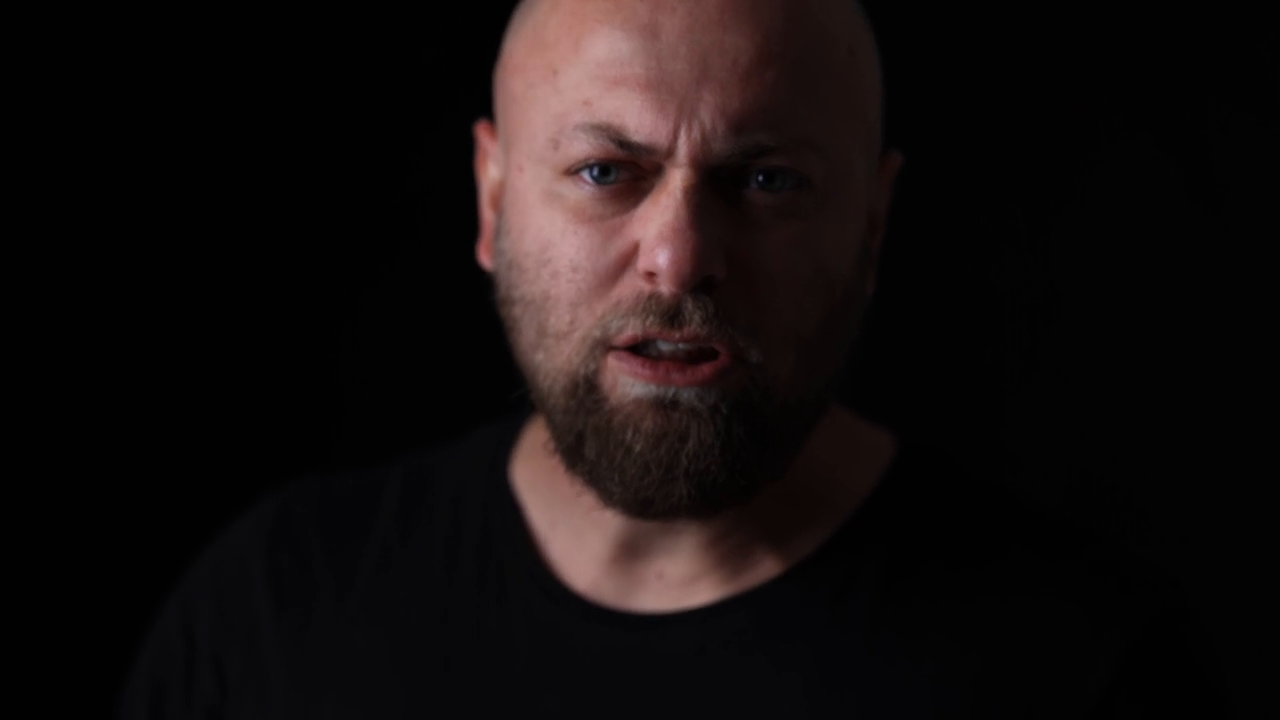
#> input picture frame 46 of data/test.mp4, 1280 x 720 px, given in place of the camera
$ jupyter execute '영상 다루기.ipynb'
#> lines starting #> are read from the running program, lines starting #| are printed output that depends on the picture
[cell 1]
# 영상 다루기

# Goal

# 동영상을 읽고, 보여주고, 저장할 수 있다.
# 관련 함수인 cv2.VideoCapture(), cv2.VideoWirter()에 대해 알 수 있다.

[cell 2]
# Camera로 부터 영상 재생

# Camera로 부터 영상을 읽어, 화면에 보여주기 위해서 아래와 같은 순서로 진행을 함

# VideoCature Object를 생성함. 변수로는 camera device index나 동영상 파일명을 넘겨준다. 일반적으로 0이면 Camera와 연결이 됨
# Loop를 돌면서 frame을 읽어 들임
# 읽은 frame에 대해서 변환작업을 수행한 후, 화면에 보여줌
# 영상 재생이 끝나면, VideoCature Object를 release하고 window를 닫는다.

# 아래 예제는 동영상을 읽어 grayscale로 변환 후 재생하는 예제이다

[cell 3]
# sample code

import cv2

# cap 이 정상적으로 open이 되었는지 확인하기 위해서 cap.isOpen() 으로 확인가능
cap = cv2.VideoCapture(0)

# cap.get(prodId)/cap.set(propId, value)을 통해서 속성 변경이 가능
# 3은 width, 4는 height

print(f'width: {0}, height: {1}'.format(cap.get(3), cap.get(4)))
cap.set(3, 320)
cap.set(4, 240)

while(True):
    # ret : frame capture결과(boolean)
    # frame : Capture한 frame
    ret, frame = cap.read()
#> frame is the input picture: shape (720, 1280, 3); mean B, G, R 14.6, 14.7, 20.7

    if (ret):
        # image를 Grayscale로 Convert함.
        gray = cv2.cvtColor(frame, cv2.COLOR_BGR2GRAY)
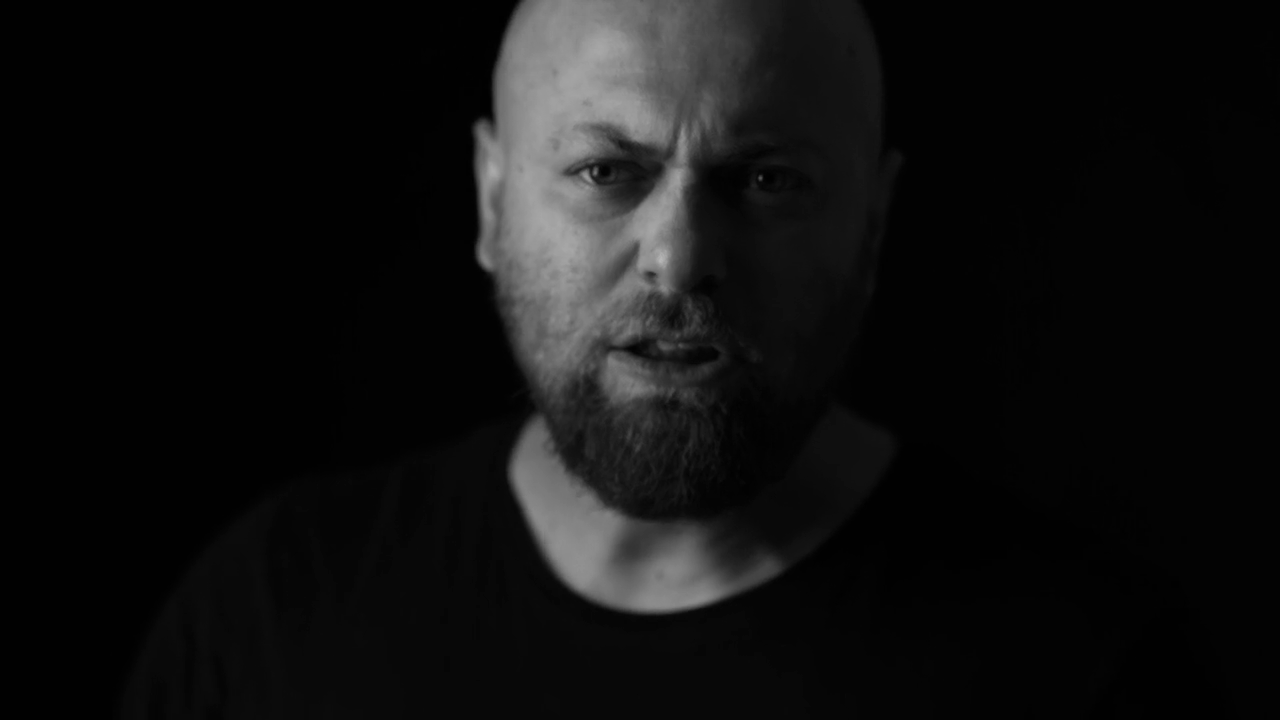
#> gray: shape (720, 1280); min 0, max 184, mean 16.5

        cv2.imshow('frame', gray)
        if cv2.waitKey(1) & 0xFF == ord('q'):
#> (key q is pressed here)
            break

cap.release()
cv2.destroyAllWindows()

[cell 4]
# File로 부터 영상 재생

# File로 부터 동영상 재생도 Camera에서 영상 재생과 동일하다

[cell 5]
# Sample Code

import cv2

cap = cv2.VideoCapture(0)

while (cap.isOpened()):
    ret, frame = cap.read()
    gray = cv2.cvtColor(frame, cv2.COLOR_BGR2GRAY)
    cv2.imshow('frame', gray)

    if cv2.waitKey(1) & 0xFF == ord('q'):
#> (key q is pressed here)
        break

cap.release()
cv2.destroyAllWindows()

[cell 6]
# Note

# 동영상 재생시에는 해당 동영상의 Codec이 설치되어 있어야 한다.

[cell 7]
# 영상 저장

# 영상을 저장하기 위해서는 cv2.VideoWriter Object를 생성해야 한다.

# cv2.VideoWriter(outputFile, fourcc, frame, size)
# 영상을 저장하기 위한 Object

# Parameters:

# outputFile(str) - 저장될 파일명
# fourcc - Codec 정보.
# cv2.VideoWriter_fourcc()
# frame(float) - 초당 저장될 frame
# size(list) - 저장될 사이즈(ex; 640, 480)

[cell 8]
# fourcc정보는 cv2.VideoWriter_fourcc('M','J','P','G')
# 또는 cv2.VideoWriter_fourcc(*'MJPG')와 같이 표현할 수 있다.
# 각 OS마다 지원하는 codec 다릅니다.
# (Windows는 DIVX)

[cell 9]
# sample code     # 왜 안돼?

import cv2

cap = cv2.VideoCapture(0)

fourcc = cv2.VideoWriter_fourcc(*'DIVX')
out = cv2.VideoWriter('outpur.avi', fourcc, 25.0, (640,480))

while (cap.isOpened()):
    ret, frame = cap.read()

    if ret:
        # 이미지 반전, 0:상하, 1:좌우
        frame = cv2.flip(frame, 0)
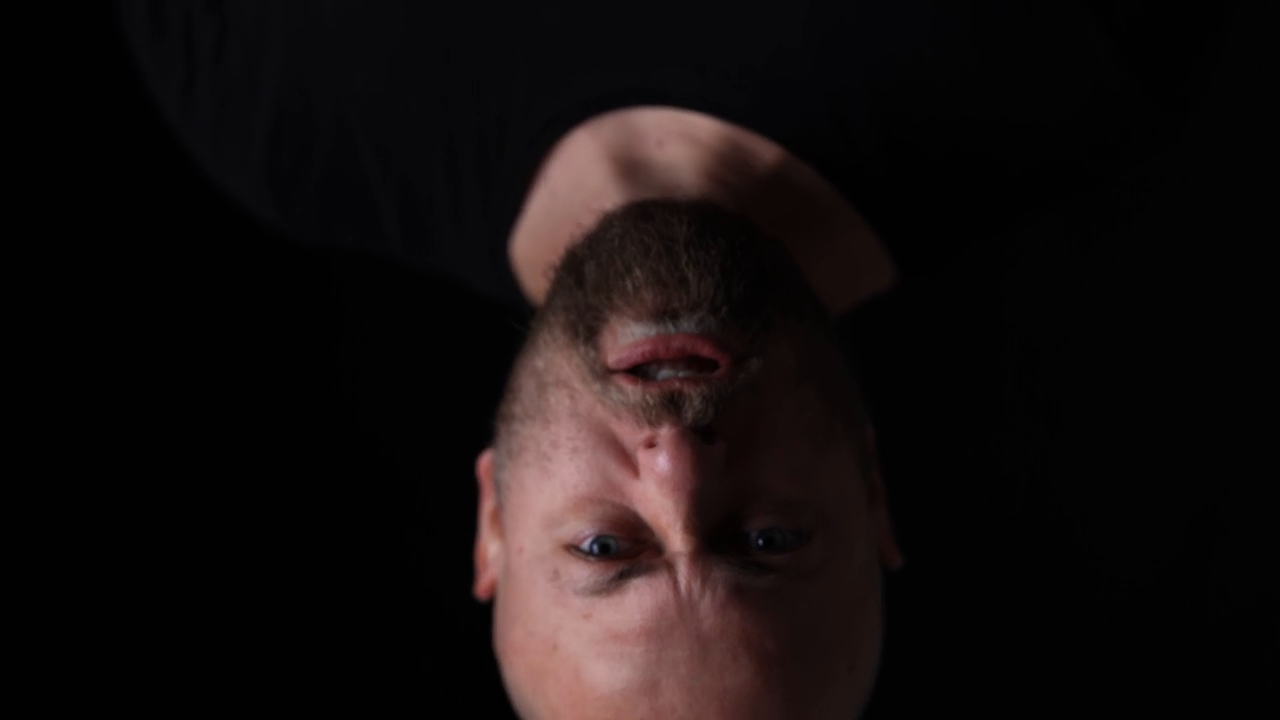
#> frame: shape (720, 1280, 3); mean B, G, R 14.6, 14.7, 20.7

        out.write(frame)

        cv2.imshow('frame', frame)

        if cv2.waitKey(0) & 0xFF == ord('q'):
#> (key q is pressed here)
            break
    else:
        break

cap.release()
out.release()
cv2.destroyAllWindows()

$ run again, starting later in the video
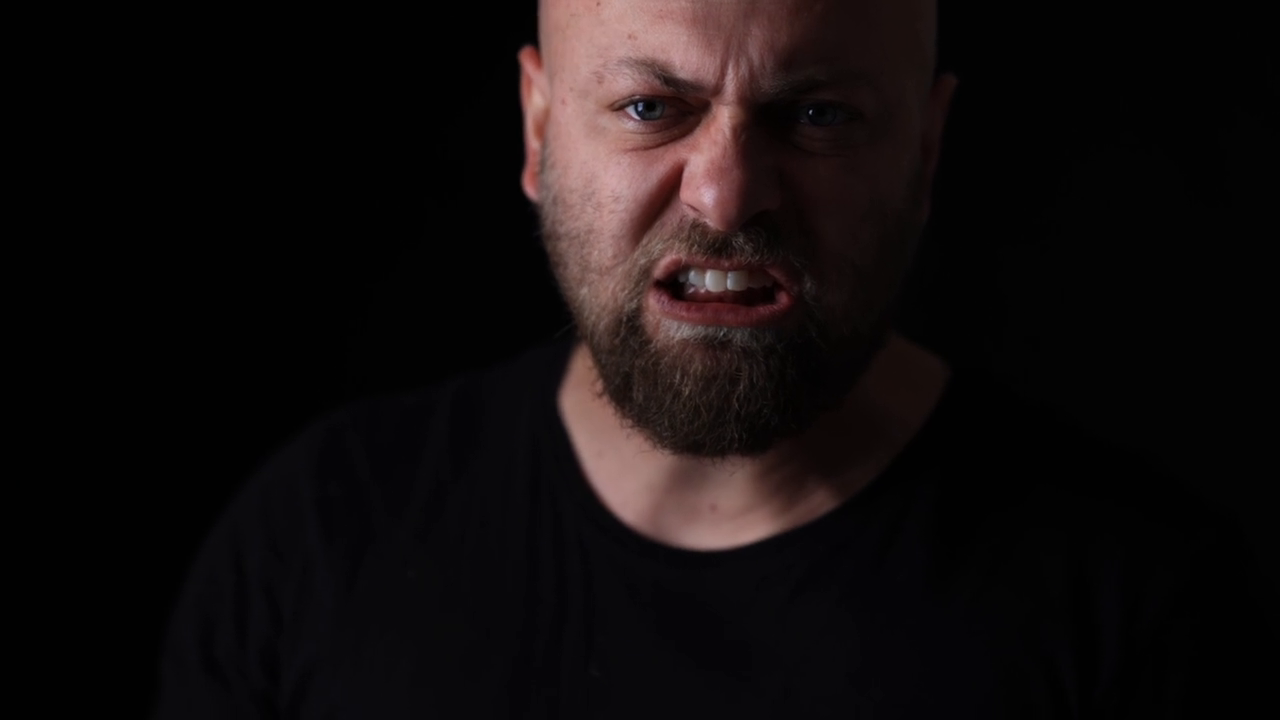
#> input picture frame 211 of data/test.mp4, 1280 x 720 px, given in place of the camera
#> frame is the input picture: shape (720, 1280, 3); mean B, G, R 13.7, 13.5, 18.7
#> `gray = cv2.cvtColor(frame, cv2.COLOR_BGR2GRAY)`:
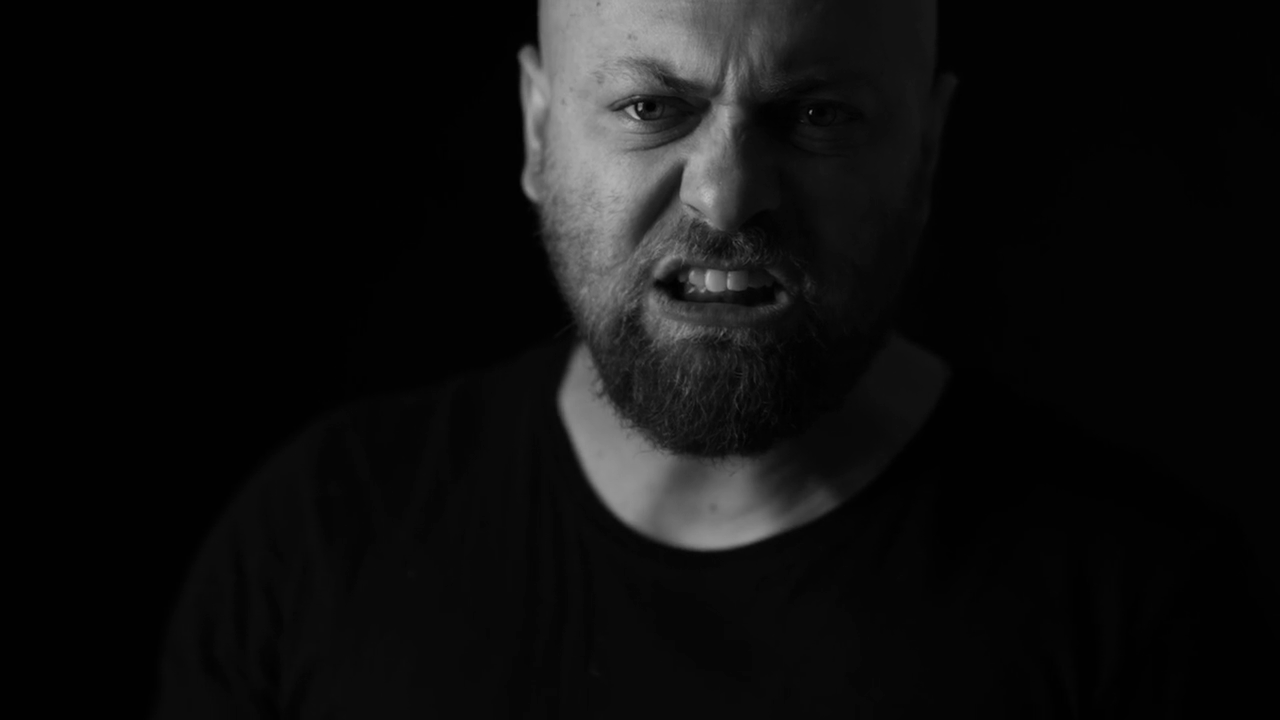
#> gray: shape (720, 1280); min 0, max 188, mean 15.1
#> `frame = cv2.flip(frame, 0)`:
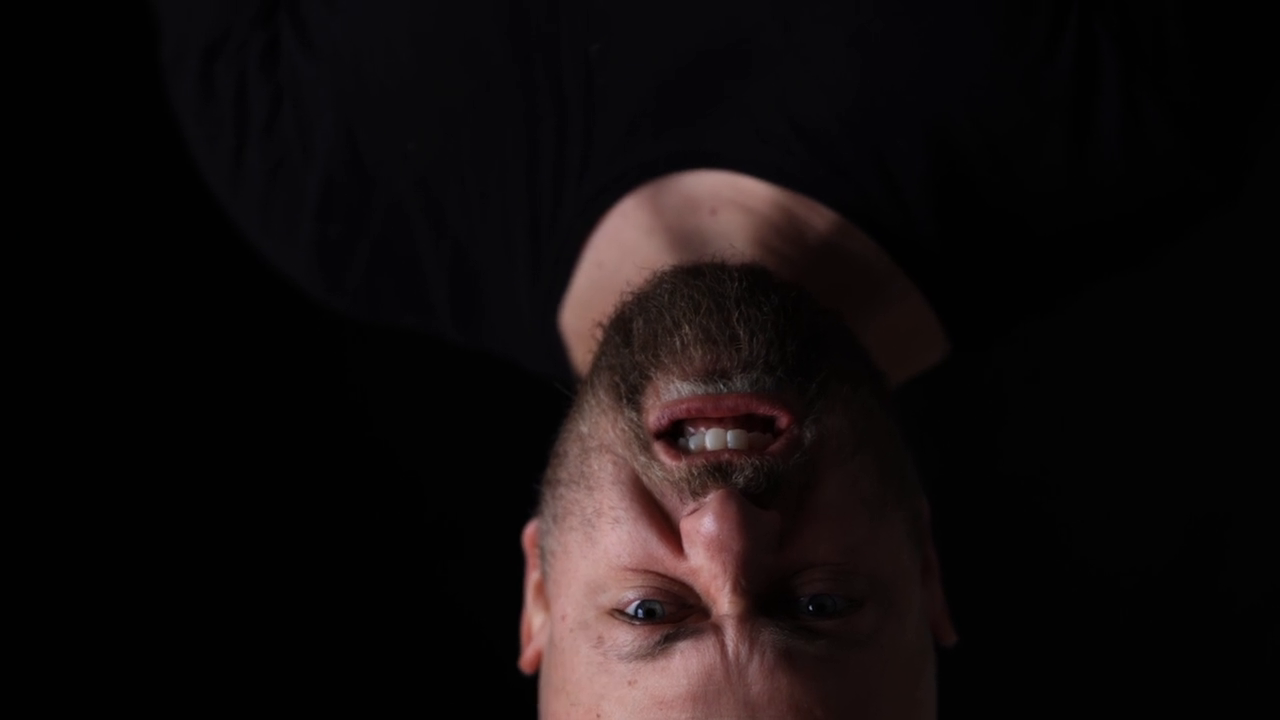
#> frame: shape (720, 1280, 3); mean B, G, R 13.7, 13.5, 18.7

$ run again, starting later in the video
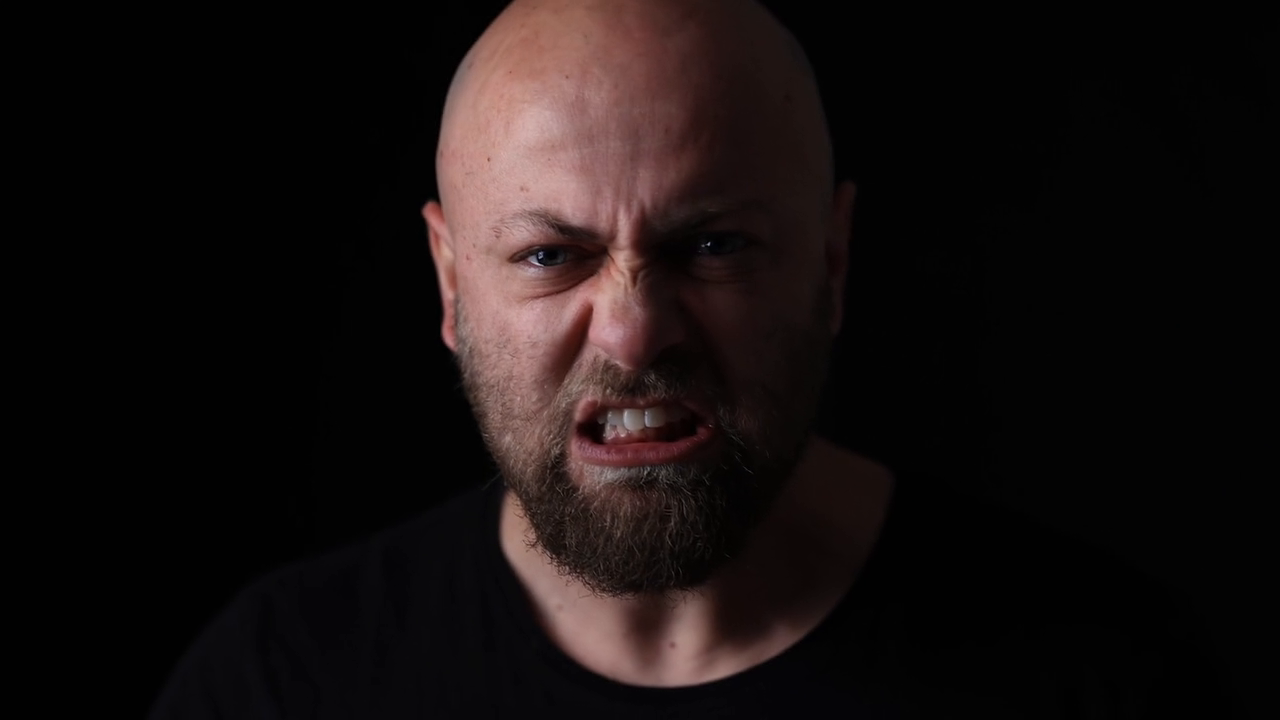
#> input picture frame 375 of data/test.mp4, 1280 x 720 px, given in place of the camera
#> frame is the input picture: shape (720, 1280, 3); mean B, G, R 15.9, 16.4, 23
#> `gray = cv2.cvtColor(frame, cv2.COLOR_BGR2GRAY)`:
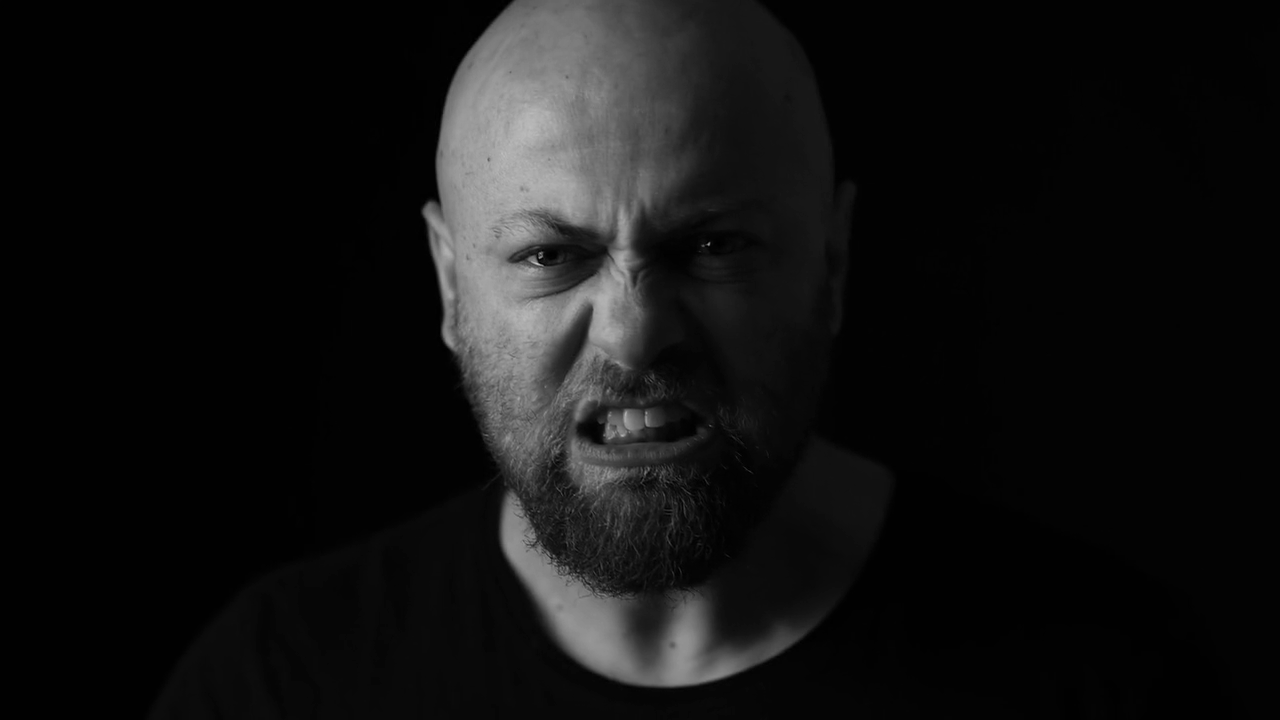
#> gray: shape (720, 1280); min 0, max 199, mean 18.3
#> `frame = cv2.flip(frame, 0)`:
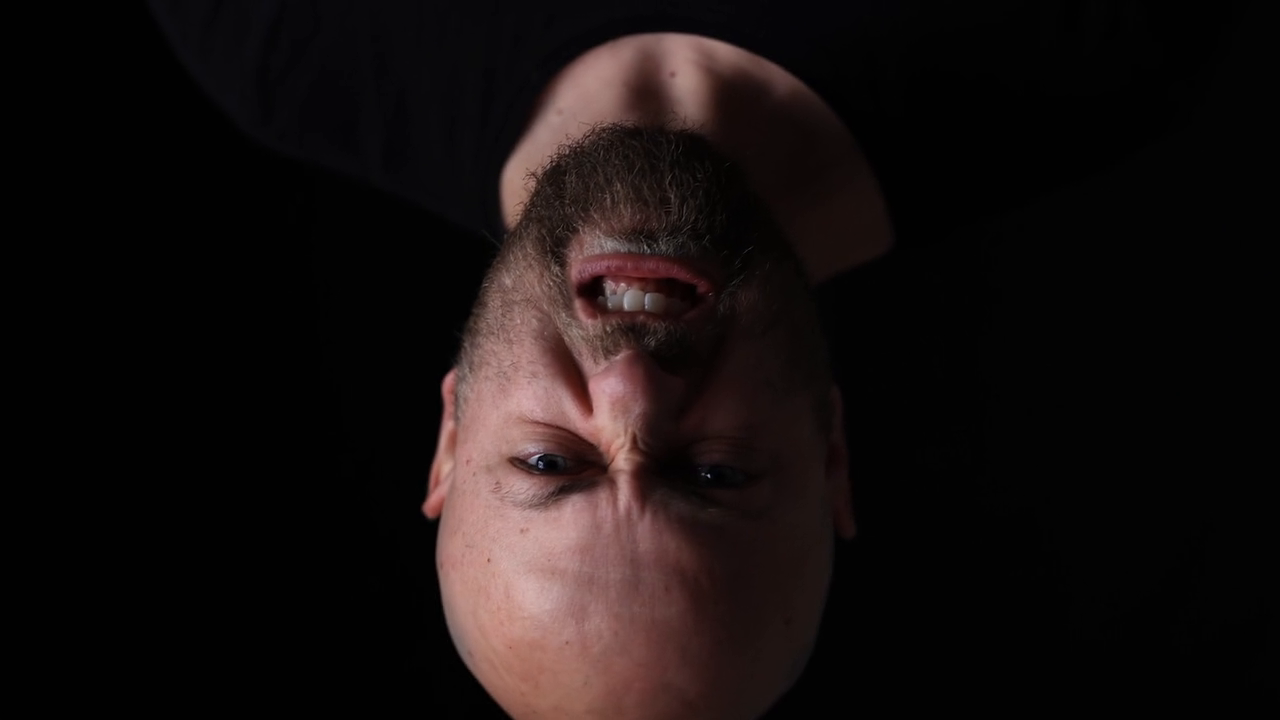
#> frame: shape (720, 1280, 3); mean B, G, R 15.9, 16.4, 23
